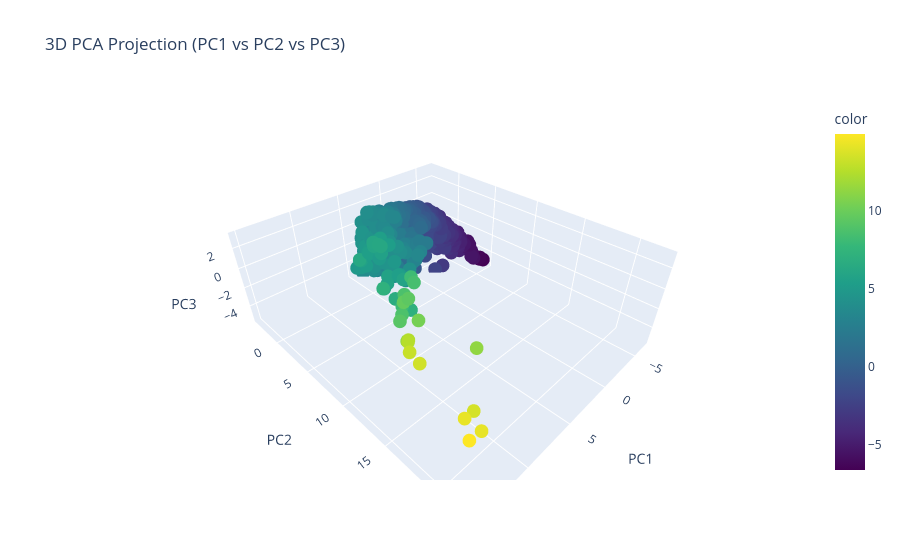

Write notebook code for a chart like this one.
### Code cell
import plotly.express as px

fig = px.scatter_3d(
    x=pca_data[:, 0],
    y=pca_data[:, 1],
    z=pca_data[:, 2],
    labels={'x': 'PC1', 'y': 'PC2', 'z': 'PC3'},
    title='3D PCA Projection (PC1 vs PC2 vs PC3)',
    color=pca_data[:, 0],
    color_continuous_scale='Viridis'
)
fig.show()

### Figure 1 — Plotly figure (JSON) as saved in the notebook; plotly's stock layout.template omitted (floating-point values rounded to 4 significant figures; data arrays with more than 128 entries replaced by an {"elided": "..."} marker saying what was removed)
{"data": [{"hovertemplate": "PC1=%{x}<br>PC2=%{y}<br>PC3=%{z}<br>color=%{marker.color}<extra></extra>", "legendgroup": "", "marker": {"color": {"elided": "2938 float values"}, "coloraxis": "coloraxis", "symbol": "circle"}, "mode": "markers", "name": "", "scene": "scene", "showlegend": false, "type": "scatter3d", "x": {"elided": "2938 float values"}, "y": {"elided": "2938 float values"}, "z": {"elided": "2938 float values"}}], "layout": {"coloraxis": {"colorbar": {"title": {"text": "color"}}, "colorscale": [[0, "#440154"], [0.1111, "#482878"], [0.2222, "#3e4989"], [0.3333, "#31688e"], [0.4444, "#26828e"], [0.5556, "#1f9e89"], [0.6667, "#35b779"], [0.7778, "#6ece58"], [0.8889, "#b5de2b"], [1, "#fde725"]]}, "legend": {"tracegroupgap": 0}, "scene": {"domain": {"x": [0, 1], "y": [0, 1]}, "xaxis": {"title": {"text": "PC1"}}, "yaxis": {"title": {"text": "PC2"}}, "zaxis": {"title": {"text": "PC3"}}}, "title": {"text": "3D PCA Projection (PC1 vs PC2 vs PC3)"}}}
